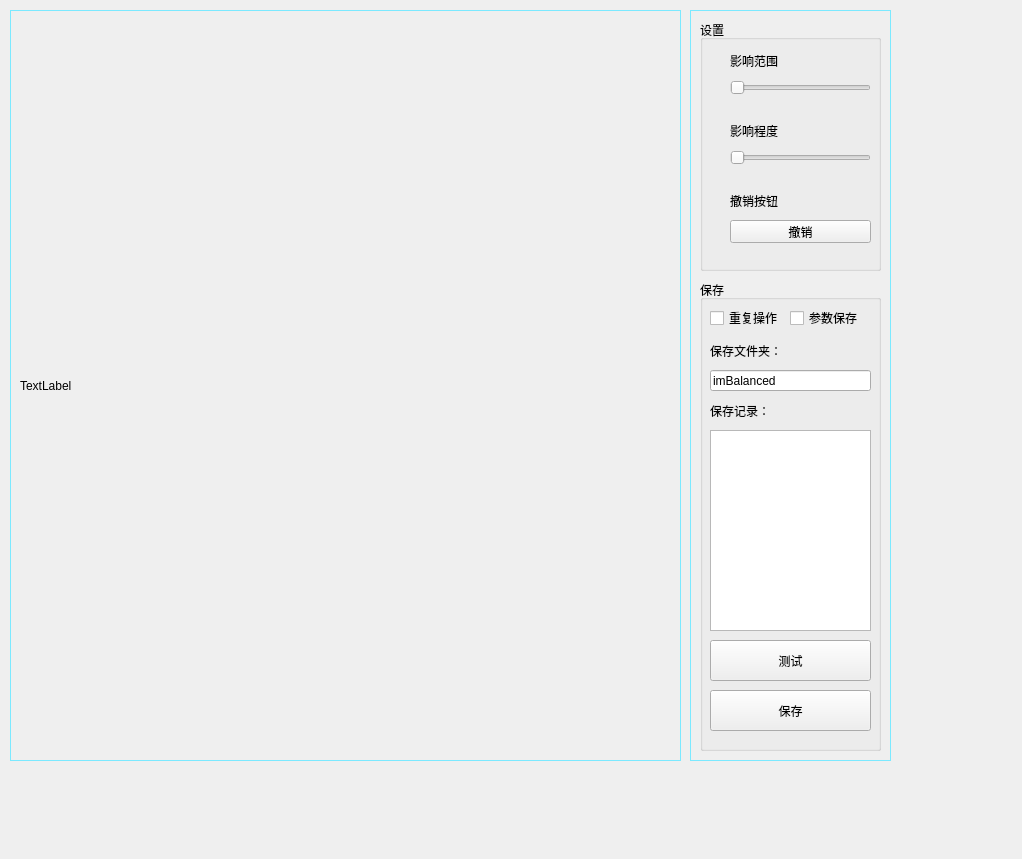
<?xml version="1.0" encoding="UTF-8"?>
<ui version="4.0">
 <class>Form</class>
 <widget class="QWidget" name="Form">
  <property name="geometry">
   <rect>
    <x>0</x>
    <y>0</y>
    <width>1022</width>
    <height>859</height>
   </rect>
  </property>
  <property name="windowTitle">
   <string>Form</string>
  </property>
  <widget class="QFrame" name="imgFrame">
   <property name="geometry">
    <rect>
     <x>10</x>
     <y>10</y>
     <width>671</width>
     <height>751</height>
    </rect>
   </property>
   <property name="styleSheet">
    <string notr="true">#imgFrame{border:1px solid rgb(123, 233, 255)}</string>
   </property>
   <property name="frameShape">
    <enum>QFrame::StyledPanel</enum>
   </property>
   <property name="frameShadow">
    <enum>QFrame::Raised</enum>
   </property>
   <widget class="QLabel" name="imgLabel">
    <property name="geometry">
     <rect>
      <x>10</x>
      <y>10</y>
      <width>651</width>
      <height>731</height>
     </rect>
    </property>
    <property name="text">
     <string>TextLabel</string>
    </property>
   </widget>
  </widget>
  <widget class="QFrame" name="controlFrame">
   <property name="geometry">
    <rect>
     <x>690</x>
     <y>10</y>
     <width>201</width>
     <height>751</height>
    </rect>
   </property>
   <property name="styleSheet">
    <string notr="true">#controlFrame{border:1px solid rgb(123, 233, 255)}</string>
   </property>
   <property name="frameShape">
    <enum>QFrame::StyledPanel</enum>
   </property>
   <property name="frameShadow">
    <enum>QFrame::Raised</enum>
   </property>
   <widget class="QGroupBox" name="cropGroupBox">
    <property name="geometry">
     <rect>
      <x>10</x>
      <y>10</y>
      <width>181</width>
      <height>251</height>
     </rect>
    </property>
    <property name="title">
     <string>设置</string>
    </property>
    <widget class="QLabel" name="label_2">
     <property name="geometry">
      <rect>
       <x>30</x>
       <y>30</y>
       <width>51</width>
       <height>21</height>
      </rect>
     </property>
     <property name="text">
      <string>影响范围</string>
     </property>
    </widget>
    <widget class="QSlider" name="rangeSlider">
     <property name="geometry">
      <rect>
       <x>30</x>
       <y>60</y>
       <width>141</width>
       <height>16</height>
      </rect>
     </property>
     <property name="minimum">
      <number>20</number>
     </property>
     <property name="maximum">
      <number>60</number>
     </property>
     <property name="singleStep">
      <number>2</number>
     </property>
     <property name="value">
      <number>20</number>
     </property>
     <property name="orientation">
      <enum>Qt::Horizontal</enum>
     </property>
    </widget>
    <widget class="QLabel" name="label_3">
     <property name="geometry">
      <rect>
       <x>30</x>
       <y>170</y>
       <width>51</width>
       <height>21</height>
      </rect>
     </property>
     <property name="text">
      <string>撤销按钮</string>
     </property>
    </widget>
    <widget class="QPushButton" name="withdrawButton">
     <property name="geometry">
      <rect>
       <x>30</x>
       <y>200</y>
       <width>141</width>
       <height>23</height>
      </rect>
     </property>
     <property name="text">
      <string>撤销</string>
     </property>
    </widget>
    <widget class="QSlider" name="degreeSlider">
     <property name="geometry">
      <rect>
       <x>30</x>
       <y>130</y>
       <width>141</width>
       <height>16</height>
      </rect>
     </property>
     <property name="minimum">
      <number>1</number>
     </property>
     <property name="maximum">
      <number>10</number>
     </property>
     <property name="singleStep">
      <number>1</number>
     </property>
     <property name="value">
      <number>1</number>
     </property>
     <property name="orientation">
      <enum>Qt::Horizontal</enum>
     </property>
    </widget>
    <widget class="QLabel" name="label_4">
     <property name="geometry">
      <rect>
       <x>30</x>
       <y>100</y>
       <width>51</width>
       <height>21</height>
      </rect>
     </property>
     <property name="text">
      <string>影响程度</string>
     </property>
    </widget>
   </widget>
   <widget class="QGroupBox" name="storeGroupBox">
    <property name="geometry">
     <rect>
      <x>10</x>
      <y>270</y>
      <width>181</width>
      <height>471</height>
     </rect>
    </property>
    <property name="title">
     <string>保存</string>
    </property>
    <widget class="QListView" name="storeListView">
     <property name="geometry">
      <rect>
       <x>10</x>
       <y>150</y>
       <width>161</width>
       <height>201</height>
      </rect>
     </property>
    </widget>
    <widget class="QLabel" name="targetLabel_2">
     <property name="geometry">
      <rect>
       <x>10</x>
       <y>60</y>
       <width>91</width>
       <height>21</height>
      </rect>
     </property>
     <property name="text">
      <string>保存文件夹：</string>
     </property>
    </widget>
    <widget class="QLineEdit" name="storeLineEdit">
     <property name="geometry">
      <rect>
       <x>10</x>
       <y>90</y>
       <width>161</width>
       <height>21</height>
      </rect>
     </property>
     <property name="text">
      <string>imBalanced</string>
     </property>
     <property name="readOnly">
      <bool>true</bool>
     </property>
    </widget>
    <widget class="QLabel" name="targetLabel_3">
     <property name="geometry">
      <rect>
       <x>10</x>
       <y>120</y>
       <width>91</width>
       <height>21</height>
      </rect>
     </property>
     <property name="text">
      <string>保存记录：</string>
     </property>
    </widget>
    <widget class="QPushButton" name="storeButton">
     <property name="geometry">
      <rect>
       <x>10</x>
       <y>410</y>
       <width>161</width>
       <height>41</height>
      </rect>
     </property>
     <property name="text">
      <string>保存</string>
     </property>
    </widget>
    <widget class="QPushButton" name="testButton">
     <property name="geometry">
      <rect>
       <x>10</x>
       <y>360</y>
       <width>161</width>
       <height>41</height>
      </rect>
     </property>
     <property name="text">
      <string>测试</string>
     </property>
    </widget>
    <widget class="QCheckBox" name="allCheckBox">
     <property name="geometry">
      <rect>
       <x>10</x>
       <y>30</y>
       <width>71</width>
       <height>16</height>
      </rect>
     </property>
     <property name="text">
      <string>重复操作</string>
     </property>
    </widget>
    <widget class="QCheckBox" name="paramCheckBox">
     <property name="geometry">
      <rect>
       <x>90</x>
       <y>30</y>
       <width>71</width>
       <height>16</height>
      </rect>
     </property>
     <property name="text">
      <string>参数保存</string>
     </property>
    </widget>
   </widget>
  </widget>
 </widget>
 <resources/>
 <connections/>
</ui>
